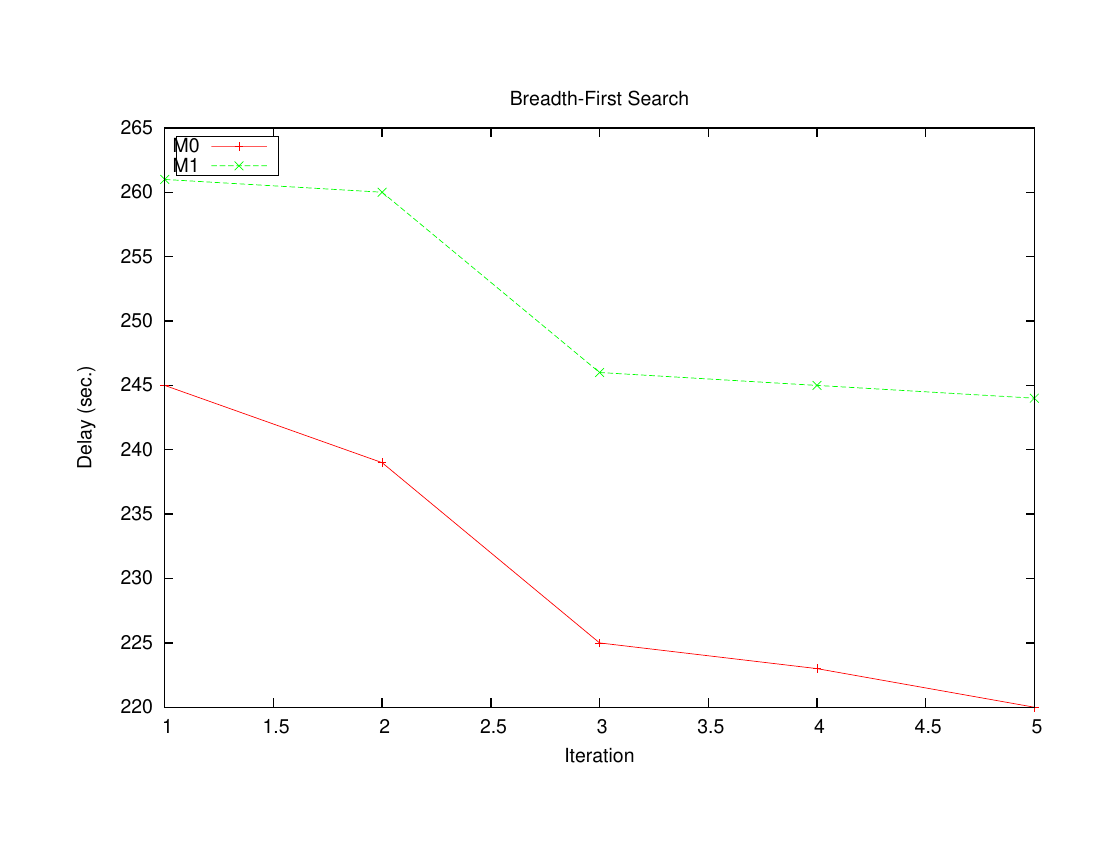

This chart was generated by the following gnuplot code:
reset
set title "Breadth-First Search"
set xlabel "Iteration"
set ylabel "Delay (sec.)"
set key box 
set key left top
set terminal postscript enhanced color      
set output '| ps2pdf - BFSMutants.pdf'                          
#set logscale x 2
#set logscale y 10
#set format y "%2.e"
#[x=16:8192]
plot \
     'BFSMutants.dat'  using ($1):($2)  title "M0"  w linespoints, \
     'BFSMutants.dat'  using ($1):($3)  title "M1"  w linespoints
     
